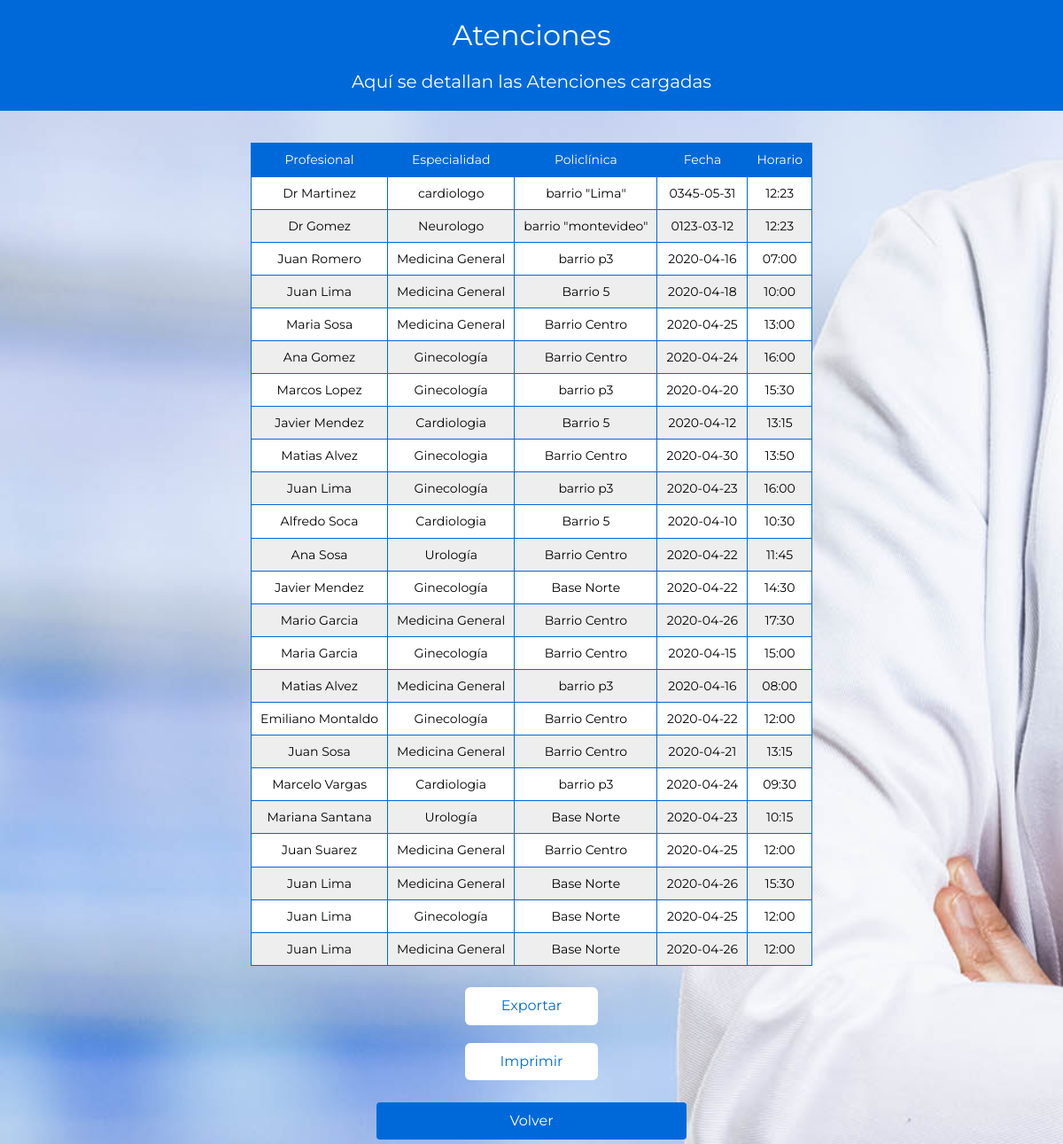
The app's page /atenciones (signed in) with its own data.
### index.py (models this page shows, shortened)
class servicios (db.Model):
	__tablename__ = "Servicios"
	id = db.Column(db.Integer, primary_key=True)
	nombre = db.Column(db.String(50), nullable = False)
	especialidad = db.Column(db.String(50), nullable = False)
	policlinica = db.Column(db.String(50), nullable = False)
	fecha = db.Column(db.String(50), nullable = False)
	horario = db.Column(db.String(50), nullable = False)
	reserv_serv = db.relationship('reserv', backref='services', cascade="all, delete-orphan", lazy='select')

### index.py (the view)
@app.route("/atenciones")
def atenciones():
	info_servicios = servicios.query.all()
	return render_template("atenciones.html", listservis = info_servicios)

### index.py (called while the page is built)
@app.context_processor
def login():
	if "id" in session:
		return {'is_login':True}
	else:
		return {'is_login':False}

@app.context_processor
def admins():
	if "admname" in session:
		return {'is_login_adm':True}
	else:
		return {'is_login_adm':False}

### templates/atenciones.html (shortened to what this page needs)
{% extends "layout.html" %}
{% block content %}
	<div class="encabezados">
		<h1>Atenciones</h1>
		<h3>Aquí se detallan las Atenciones cargadas</h3>
	</div>
<br>
<br>
{% if is_login %}
		<div class="divatenciones" id="divatenciones">
		<table class="sortable" id="tblData">
		<thead>
		<tr>
		    <th>Profesional</th>
			<th>Especialidad</th>
		    <th>Policlínica</th>
			<th>Fecha</th>
		    <th>Horario</th>
		</tr>
		</thead>
	    <tbody>
		<tr>
		{% for i in listservis %}
				<td> {{ i.nombre }} </td>
				<td> {{ i.especialidad }} </td>
	 	 		<td> {{ i.policlinica }} </td>
	 	 		<td> {{ i.fecha }} </td>
	 	 		<td> {{ i.horario }} </td>
		</tr>
		{% endfor %}
		</tbody>
		</table>
		<table>
			<a class="button3" href="" onclick="exportTableToExcel('tblData')" role="button">Exportar</a>
			<a class="button3" href="" onclick="printDiv()" role="button">Imprimir</a>
		</table>
	</div>
	<a class="button" href="infousuario" role="button">Volver</a>
{% endif %}
{% endblock %}

### static/main.css (style rules this page uses)
body { overflow: auto; background-image: url(img/portada.jpg); background-size: cover; }
h1 { color: white; font-weight: normal; font-size: 20px; font-family: 'Montserrat', sans-serif; text-align: center; }
h3 { color: white; font-weight: normal; font-size: 20px; font-family: 'Montserrat', sans-serif; text-align: center; }
a { text-align: center; text-decoration: none; }
div { font-family: 'Montserrat', sans-serif; }
.button { width: 350px; padding: 12px; border-radius: 4px; font-family: 'Montserrat', sans-serif; color: #fff; background-color: #0069d9; border-color: #0062cc; margin: 5px; margin-left: auto; margin-right: auto; display: block; }
.encabezados { background-color: #0069d9; padding: 1px; border-color: #0062cc; }
.divatenciones { display: block; text-align: center; }
.sortable { width: auto; display: inline-block; margin: auto; border-collapse: collapse; }
.sortable tr, th, td { padding: 10px; text-align: center; font-family: 'Montserrat', sans-serif; font-weight: normal; font-size: 14px; border: 1px solid; border-color: #0069d9; }
.sortable tr:nth-child(odd) { background-color: #fff; }
.sortable th { background-color: #0069d9; color: white; }
body.over { overflow-y: scroll; }
.button3 { width: 150px; padding: 12px; border-radius: 6px; font-family: 'Montserrat', sans-serif; color: #0069d9; background-color: #fff; margin: 20px; margin-left: auto; margin-right: auto; display: block; }
.sortable2 tr, td { padding: 10px; text-align: center; font-family: 'Montserrat', sans-serif; font-weight: normal; font-size: 14px; border: 1px solid; border-color: #0069d9; }
.sortable3 td, tr, { width: 100%; padding: 10px; text-align: center; font-family: 'Montserrat', sans-serif; font-weight: normal; font-size: 14px; border: 1px solid; border-color: #0069d9; color: black; background-color: }
* { box-sizing: border-box; font-family: 'Montserrat', sans-serif; }

### static/responsive.css (style rules this page uses)
@media screen and (min-width: 480px) { body { overflow-y: scroll; } }

### records on screen
servicios: nombre "Dr Martinez", especialidad "cardiologo", policlinica "barrio \"Lima\"", fecha "0345-05-31", horario "12:23"
servicios: nombre "Dr Gomez", especialidad "Neurologo", policlinica "barrio \"montevideo\"", fecha "0123-03-12", horario "12:23"
servicios: nombre "Juan Romero", especialidad "Medicina General", policlinica "barrio p3", fecha "2020-04-16", horario "07:00"
servicios: nombre "Juan Lima", especialidad "Medicina General", policlinica "Barrio 5", fecha "2020-04-18", horario "10:00"
servicios: nombre "Maria Sosa", especialidad "Medicina General", policlinica "Barrio Centro", fecha "2020-04-25", horario "13:00"
servicios: nombre "Ana Gomez", especialidad "Ginecología", policlinica "Barrio Centro", fecha "2020-04-24", horario "16:00"
servicios: nombre "Marcos Lopez", especialidad "Ginecología", policlinica "barrio p3", fecha "2020-04-20", horario "15:30"
servicios: nombre "Javier Mendez", especialidad "Cardiologia", policlinica "Barrio 5", fecha "2020-04-12", horario "13:15"
servicios: nombre "Matias Alvez", especialidad "Ginecologia", policlinica "Barrio Centro", fecha "2020-04-30", horario "13:50"
servicios: nombre "Juan Lima", especialidad "Ginecología", policlinica "barrio p3", fecha "2020-04-23", horario "16:00"
servicios: nombre "Alfredo Soca", especialidad "Cardiologia", policlinica "Barrio 5", fecha "2020-04-10", horario "10:30"
servicios: nombre "Ana Sosa", especialidad "Urología", policlinica "Barrio Centro", fecha "2020-04-22", horario "11:45"
servicios: nombre "Javier Mendez", especialidad "Ginecología", policlinica "Base Norte", fecha "2020-04-22", horario "14:30"
servicios: nombre "Mario Garcia", especialidad "Medicina General", policlinica "Barrio Centro", fecha "2020-04-26", horario "17:30"
servicios: nombre "Maria Garcia", especialidad "Ginecología", policlinica "Barrio Centro", fecha "2020-04-15", horario "15:00"
servicios: nombre "Matias Alvez", especialidad "Medicina General", policlinica "barrio p3", fecha "2020-04-16", horario "08:00"
servicios: nombre "Emiliano Montaldo", especialidad "Ginecología", policlinica "Barrio Centro", fecha "2020-04-22", horario "12:00"
servicios: nombre "Juan Sosa", especialidad "Medicina General", policlinica "Barrio Centro", fecha "2020-04-21", horario "13:15"
servicios: nombre "Marcelo Vargas", especialidad "Cardiologia", policlinica "barrio p3", fecha "2020-04-24", horario "09:30"
servicios: nombre "Mariana Santana", especialidad "Urología", policlinica "Base Norte", fecha "2020-04-23", horario "10:15"
servicios: nombre "Juan Suarez", especialidad "Medicina General", policlinica "Barrio Centro", fecha "2020-04-25", horario "12:00"
servicios: nombre "Juan Lima", especialidad "Medicina General", policlinica "Base Norte", fecha "2020-04-26", horario "15:30"
servicios: nombre "Juan Lima", especialidad "Ginecología", policlinica "Base Norte", fecha "2020-04-25", horario "12:00"
servicios: nombre "Juan Lima", especialidad "Medicina General", policlinica "Base Norte", fecha "2020-04-26", horario "12:00"
